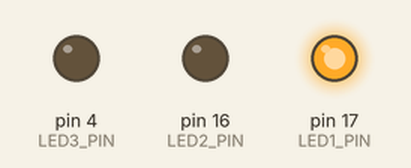
This sketch was run on a simulated Arduino Uno, built with avr-gcc and run on an emulated ATmega328P. Shown: output pins drawn as LEDs (lit = HIGH).

Above: at 0.2 s.
At 0.7 s:
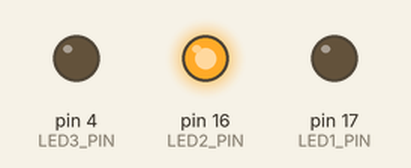
At 2.7 s:
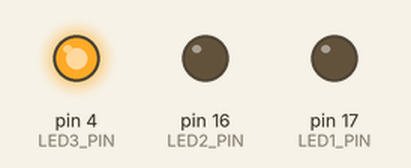
Timing chart, 0 to 3.5 s (numbered marks = the images above):
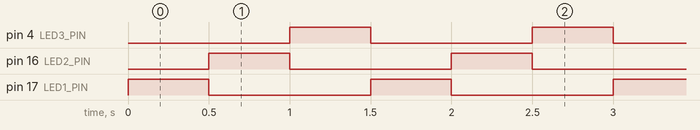

Measured:
- by itself, pin 4 (LED3_PIN), pin 16 (LED2_PIN), pin 17 (LED1_PIN): alternates HIGH for 0.50 s and LOW for 1.0 s
- by itself, everything shown: repeats every 1.5 s, in 3 steps

The sketch:

3.3-Blink-3-LED.ino
```cpp
#define LED1_PIN (17) // กำหนดแทนที่ LED1_PIN ด้วย 17
#define LED2_PIN (16) // กำหนดแทนที่ LED2_PIN ด้วย 16
#define LED3_PIN (4) // กำหนดแทนที่ LED3_PIN ด้วย 4

void setup() {
  pinMode(LED1_PIN, OUTPUT); // กำหนดให้ขา LED1_PIN เป็นเอาต์พุตดิจิทัล
  pinMode(LED2_PIN, OUTPUT); // กำหนดให้ขา LED2_PIN เป็นเอาต์พุตดิจิทัล
  pinMode(LED3_PIN, OUTPUT); // กำหนดให้ขา LED3_PIN เป็นเอาต์พุตดิจิทัล
}

void loop() {
  digitalWrite(LED1_PIN, HIGH); // สั่งขาที่ต่อ LED1 เอาต์พุตลอจิก 1
  digitalWrite(LED2_PIN, LOW); // สั่งขาที่ต่อ LED2 เอาต์พุตลอจิก 0
  digitalWrite(LED3_PIN, LOW); // สั่งขาที่ต่อ LED2 เอาต์พุตลอจิก 0
  delay(500);
  digitalWrite(LED1_PIN, LOW); // สั่งขาที่ต่อ LED1 เอาต์พุตลอจิก 0
  digitalWrite(LED2_PIN, HIGH); // สั่งขาที่ต่อ LED2 เอาต์พุตลอจิก 1
  digitalWrite(LED3_PIN, LOW); // สั่งขาที่ต่อ LED3 เอาต์พุตลอจิก 0
  delay(500);
  digitalWrite(LED1_PIN, LOW); // สั่งขาที่ต่อ LED1 เอาต์พุตลอจิก 0
  digitalWrite(LED2_PIN, LOW); // สั่งขาที่ต่อ LED2 เอาต์พุตลอจิก 0
  digitalWrite(LED3_PIN, HIGH); // สั่งขาที่ต่อ LED3 เอาต์พุตลอจิก 1
  delay(500);
}
```
